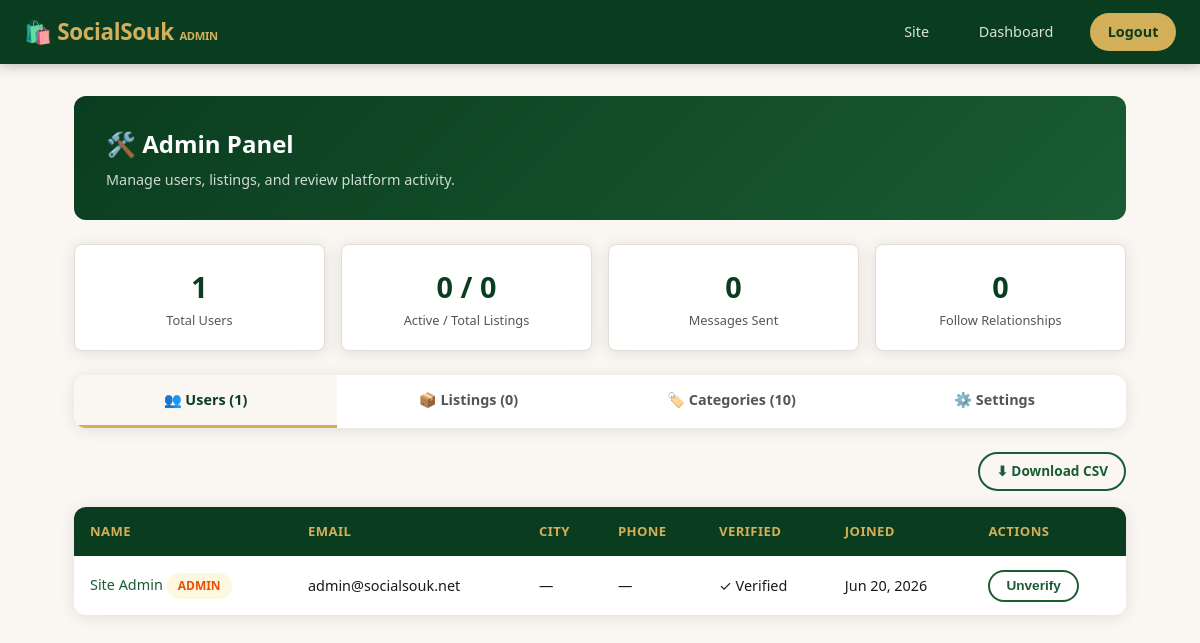
/admin.php (signed in), run on the app's committed database.
### tables this page shows
CREATE TABLE IF NOT EXISTS users (
    id          INT UNSIGNED AUTO_INCREMENT PRIMARY KEY,
    name        VARCHAR(100) NOT NULL,
    email       VARCHAR(150) NOT NULL UNIQUE,
    password    VARCHAR(255) NOT NULL,
    phone       VARCHAR(30),
    city        VARCHAR(100),
    country     VARCHAR(100) DEFAULT 'Pakistan',
    bio         TEXT,
    avatar      VARCHAR(300),
    is_verified TINYINT(1) DEFAULT 0,
    verification_token   VARCHAR(64) NULL,
    verification_expires  DATETIME NULL,
    is_admin    TINYINT(1) DEFAULT 0,
    created_at  TIMESTAMP DEFAULT CURRENT_TIMESTAMP,
    INDEX idx_email (email)
);

### db.php (called while the page is built, shortened)
<?php
function e(string $s): string {
    return htmlspecialchars($s, ENT_QUOTES, 'UTF-8');
}

### admin.php (the view, shortened to what this page needs)
<?php
require_once __DIR__ . '/db.php';
$tab = $_GET['tab'] ?? 'users';
$stats = $pdo->query(
    "SELECT (SELECT COUNT(*) FROM users) AS total_users,
            (SELECT COUNT(*) FROM listings) AS total_listings,
            (SELECT COUNT(*) FROM listings WHERE is_active = 1) AS active_listings,
            (SELECT COUNT(*) FROM messages) AS total_messages,
            (SELECT COUNT(*) FROM follows) AS total_follows"
)->fetch();
$users = $pdo->query('SELECT * FROM users ORDER BY created_at DESC')->fetchAll();
$listings = $pdo->query(
    'SELECT l.*, u.name AS seller_name FROM listings l JOIN users u ON u.id = l.user_id ORDER BY l.created_at DESC'
)->fetchAll();
$categories = $pdo->query('SELECT * FROM categories ORDER BY name')->fetchAll();
?>
<!DOCTYPE html>
<html lang="en">
<head>
<link rel="stylesheet" href="style.css">
</head>
<body>
<nav class="navbar">
    <div class="nav-brand">🛍️ <?= e(SITE_NAME) ?> <small style="color:var(--gold);font-size:.7rem">ADMIN</small></div>
    <div class="nav-links">
        <a href="index.php">Site</a>
        <a href="dashboard.php">Dashboard</a>
        <a href="logout.php" class="nav-btn">Logout</a>
    </div>
</nav>
<div class="dashboard-wrap" style="max-width:1100px">
    <div class="dashboard-header">
        <h2>🛠️ Admin Panel</h2>
        <p>Manage users, listings, and review platform activity.</p>
    </div>
    <div class="stat-cards" style="display:grid;grid-template-columns:repeat(auto-fit,minmax(150px,1fr));gap:1rem;margin-bottom:1.5rem">
        <div class="stat-card" style="background:var(--white);border-radius:var(--radius-sm);padding:1.2rem;box-shadow:var(--shadow);border:1.5px solid var(--border);text-align:center">
            <div style="font-size:1.8rem;font-weight:800;color:var(--green-deep)"><?= (int) $stats['total_users'] ?></div>
            <div style="font-size:.8rem;color:var(--text-mid)">Total Users</div>
        </div>
        <div class="stat-card" style="background:var(--white);border-radius:var(--radius-sm);padding:1.2rem;box-shadow:var(--shadow);border:1.5px solid var(--border);text-align:center">
            <div style="font-size:1.8rem;font-weight:800;color:var(--green-deep)"><?= (int) $stats['active_listings'] ?> / <?= (int) $stats['total_listings'] ?></div>
            <div style="font-size:.8rem;color:var(--text-mid)">Active / Total Listings</div>
        </div>
        <div class="stat-card" style="background:var(--white);border-radius:var(--radius-sm);padding:1.2rem;box-shadow:var(--shadow);border:1.5px solid var(--border);text-align:center">
            <div style="font-size:1.8rem;font-weight:800;color:var(--green-deep)"><?= (int) $stats['total_messages'] ?></div>
            <div style="font-size:.8rem;color:var(--text-mid)">Messages Sent</div>
        </div>
        <div class="stat-card" style="background:var(--white);border-radius:var(--radius-sm);padding:1.2rem;box-shadow:var(--shadow);border:1.5px solid var(--border);text-align:center">
            <div style="font-size:1.8rem;font-weight:800;color:var(--green-deep)"><?= (int) $stats['total_follows'] ?></div>
            <div style="font-size:.8rem;color:var(--text-mid)">Follow Relationships</div>
        </div>
    </div>
    <div class="tabs">
        <a href="?tab=users" class="tab-btn <?= $tab === 'users' ? 'active' : '' ?>" style="text-decoration:none;display:block;text-align:center">👥 Users (<?= count($users) ?>)</a>
        <a href="?tab=listings" class="tab-btn <?= $tab === 'listings' ? 'active' : '' ?>" style="text-decoration:none;display:block;text-align:center">📦 Listings (<?= count($listings) ?>)</a>
        <a href="?tab=categories" class="tab-btn <?= $tab === 'categories' ? 'active' : '' ?>" style="text-decoration:none;display:block;text-align:center">🏷️ Categories (<?= count($categories) ?>)</a>
        <a href="?tab=settings" class="tab-btn <?= $tab === 'settings' ? 'active' : '' ?>" style="text-decoration:none;display:block;text-align:center">⚙️ Settings</a>
    </div>
    <?php if ($tab === 'listings'): ?>
        <div style="display:flex;justify-content:flex-end;margin-bottom:1rem">
            <a href="?export=listings" class="btn btn-outline btn-sm">⬇ Download CSV</a>
        </div>
        <table class="table">
            <thead><tr><th>Title</th><th>Seller</th><th>Price</th><th>City</th><th>Halal</th><th>Views</th><th>Status</th><th>Actions</th></tr></thead>
            <tbody>
                <?php foreach ($listings as $l): ?>
                <tr>
                    <td><a href="listing.php?id=<?= (int) $l['id'] ?>" target="_blank"><?= e($l['title']) ?></a></td>
                    <td><?= e($l['seller_name']) ?></td>
                    <td><?= $l['price'] > 0 ? '$' . number_format((float) $l['price']) : 'Free/Swap' ?></td>
                    <td><?= e($l['city'] ?: '—') ?></td>
                    <td><?= $l['halal_badge'] ? '✓' : '—' ?></td>
                    <td><?= (int) $l['views'] ?></td>
                    <td><span class="badge <?= $l['is_active'] ? 'badge-active' : 'badge-closed' ?>"><?= $l['is_active'] ? 'Active' : 'Hidden' ?></span></td>
                    <td style="display:flex;gap:.4rem">
                        <a href="edit-listing.php?id=<?= (int) $l['id'] ?>" class="btn btn-sm btn-outline">Edit</a>
                        <form method="post"><input type="hidden" name="_csrf" value="<?= e(csrf()) ?>"><button type="submit" name="toggle_listing" value="<?= (int) $l['id'] ?>" class="btn btn-sm btn-outline"><?= $l['is_active'] ? 'Hide' : 'Show' ?></button></form>
                        <form method="post" onsubmit="return confirm('Delete this listing permanently?')"><input type="hidden" name="_csrf" value="<?= e(csrf()) ?>"><button type="submit" name="delete_listing" value="<?= (int) $l['id'] ?>" class="btn btn-sm btn-outline" style="color:#c00;border-color:#c00">Delete</button></form>
                    </td>
                </tr>
                <?php endforeach; ?>
            </tbody>
        </table>
    <?php else: ?>
        <div style="display:flex;justify-content:flex-end;margin-bottom:1rem">
            <a href="?export=users" class="btn btn-outline btn-sm">⬇ Download CSV</a>
        </div>
        <table class="table">
            <thead><tr><th>Name</th><th>Email</th><th>City</th><th>Phone</th><th>Verified</th><th>Joined</th><th>Actions</th></tr></thead>
            <tbody>
                <?php foreach ($users as $u): ?>
                <tr>
                    <td><a href="profile.php?id=<?= (int) $u['id'] ?>" target="_blank"><?= e($u['name']) ?></a> <?= $u['is_admin'] ? '<span class="badge" style="background:#fff8e1;color:#e65100">Admin</span>' : '' ?></td>
                    <td><?= e($u['email']) ?></td>
                    <td><?= e($u['city'] ?: '—') ?></td>
                    <td><?= e($u['phone'] ?: '—') ?></td>
                    <td><?= $u['is_verified'] ? '✓ Verified' : '—' ?></td>
                    <td><?= date('M j, Y', strtotime($u['created_at'])) ?></td>
                    <td style="display:flex;gap:.4rem">
                        <form method="post"><input type="hidden" name="_csrf" value="<?= e(csrf()) ?>"><button type="submit" name="toggle_verify" value="<?= (int) $u['id'] ?>" class="btn btn-sm btn-outline"><?= $u['is_verified'] ? 'Unverify' : 'Verify' ?></button></form>
                    </td>
                </tr>
                <?php endforeach; ?>
            </tbody>
        </table>
    <?php endif; ?>
</div>
</body>
</html>

### style.css (style rules this page uses)
:root { --green-deep: #0a3d1f; --green-mid: #1a5c33; --green-light: #2d7a4a; --gold: #d4af5a; --gold-dark: #b8973b; --gold-light: #f0d78a; --cream: #faf7f2; --white: #ffffff; --text: #1a1a1a; --text-mid: #555; --text-light: #888; --border: #e2ddd6; --shadow: 0 2px 16px rgba(0,0,0,.10); --shadow-lg: 0 8px 32px rgba(0,0,0,.15); --radius: 12px; --radius-sm: 8px; --transition: .2s ease; }
*, *::before, *::after { box-sizing: border-box; margin: 0; padding: 0; }
body { font-family: 'Segoe UI', system-ui, -apple-system, sans-serif; background: var(--cream); color: var(--text); line-height: 1.6; }
a { color: var(--green-mid); text-decoration: none; }
.navbar { background: var(--green-deep); padding: 0 1.5rem; display: flex; align-items: center; justify-content: space-between; height: 64px; position: sticky; top: 0; z-index: 100; box-shadow: 0 2px 12px rgba(0,0,0,.25); }
.nav-brand { font-size: 1.4rem; font-weight: 700; color: var(--gold); letter-spacing: -.3px; }
.nav-links { display: flex; align-items: center; gap: 1.5rem; }
.nav-links a { color: rgba(255,255,255,.85); font-size: .9rem; font-weight: 500; padding: .4rem .8rem; border-radius: 6px; transition: var(--transition); }
.nav-btn { background: var(--gold) !important; color: var(--green-deep) !important; font-weight: 700 !important; padding: .45rem 1.1rem !important; border-radius: 20px !important; }
.btn { display: inline-flex; align-items: center; gap: .4rem; padding: .7rem 1.6rem; border-radius: 25px; font-size: .95rem; font-weight: 600; cursor: pointer; border: none; transition: var(--transition); text-decoration: none; }
.btn-outline { background: transparent; color: var(--green-mid); border: 2px solid var(--green-mid); }
.btn-sm { padding: .4rem 1rem; font-size: .85rem; }
.dashboard-wrap { max-width: 1000px; margin: 2rem auto; padding: 0 1.5rem; }
.dashboard-header { background: linear-gradient(135deg, var(--green-deep), var(--green-mid)); color: var(--white); border-radius: var(--radius); padding: 1.8rem 2rem; margin-bottom: 1.5rem; }
.dashboard-header h2 { font-size: 1.5rem; font-weight: 700; }
.dashboard-header p { opacity: .8; font-size: .9rem; margin-top: .3rem; }
.tabs { display: flex; gap: 0; background: var(--white); border-radius: var(--radius); overflow: hidden; box-shadow: var(--shadow); margin-bottom: 1.5rem; }
.tab-btn { flex: 1; padding: .85rem; font-size: .9rem; font-weight: 600; background: none; border: none; cursor: pointer; color: var(--text-mid); border-bottom: 3px solid transparent; transition: var(--transition); }
.tab-btn.active { color: var(--green-deep); border-bottom-color: var(--gold); background: var(--cream); }
.table { width: 100%; border-collapse: collapse; background: var(--white); border-radius: var(--radius); overflow: hidden; box-shadow: var(--shadow); }
.table th { background: var(--green-deep); color: var(--gold); padding: .9rem 1rem; text-align: left; font-size: .82rem; text-transform: uppercase; letter-spacing: .4px; }
.table td { padding: .85rem 1rem; border-bottom: 1px solid var(--border); font-size: .9rem; }
.table tr:last-child td { border-bottom: none; }
.badge { display: inline-block; padding: .2rem .7rem; border-radius: 12px; font-size: .75rem; font-weight: 700; text-transform: uppercase; }

### data on the page
users: name "Site Admin", is_admin "ADMIN", email "admin@socialsouk.net", city "—", phone "—", is_verified "✓ Verified", created_at "Jun 20, 2026", $u['id'] 1 (drawn)

### other printed values
SITE_NAME "SocialSouk"
$stats['total_users'] "1"
$stats['active_listings'] "0"
$stats['total_listings'] "0"
$stats['total_messages'] "0"
$stats['total_follows'] "0"
count($users) "1"
count($listings) "0"
count($categories) "10"
